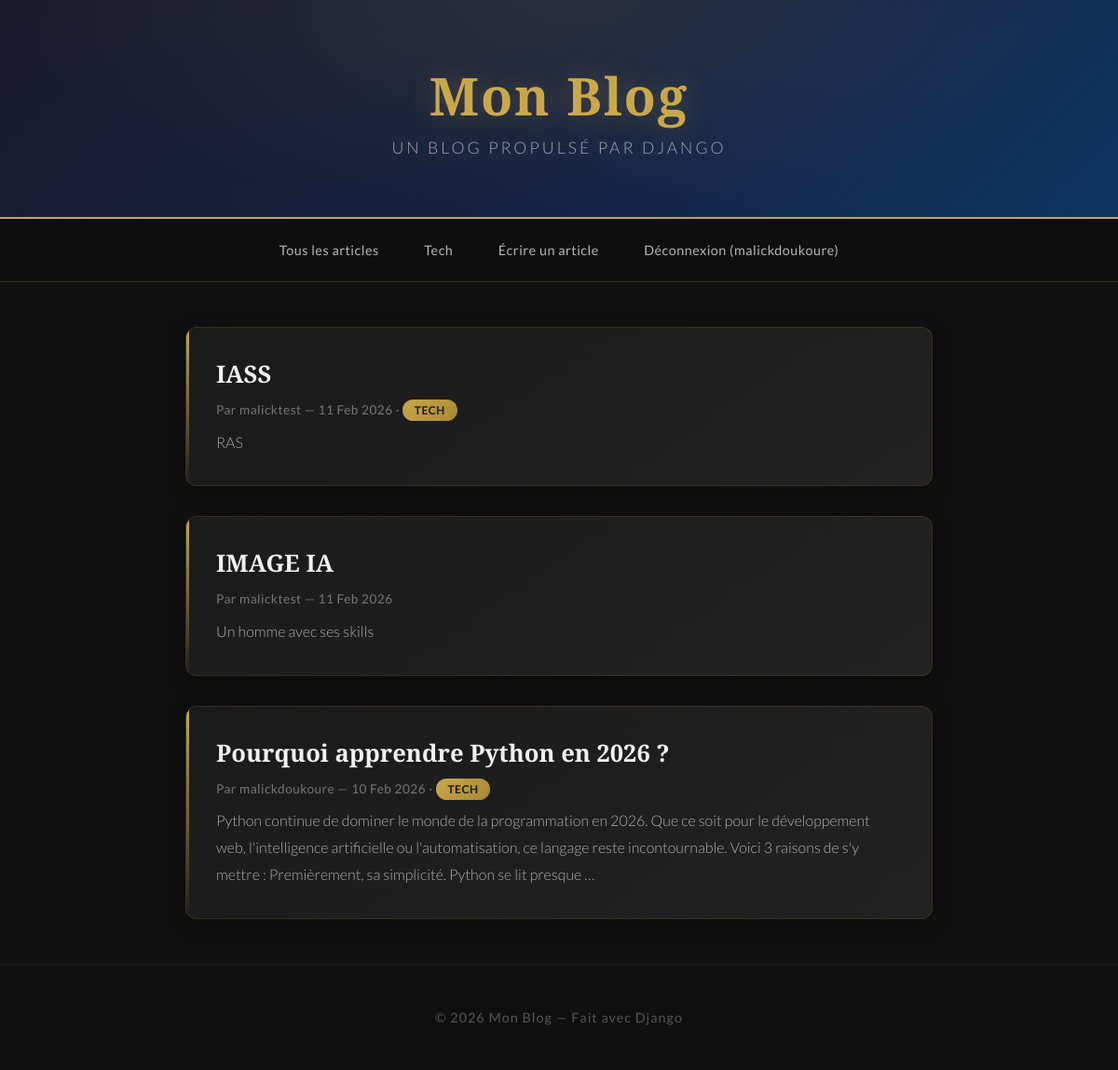
The app's page / (signed in) with its own data.
### blog/models.py (models this page shows, shortened)
class Category(models.Model):
    name = models.CharField(max_length=100)
    def __str__(self):
        return self.name
    class Meta:
        verbose_name_plural = "categories"

class Article(models.Model):
    title = models.CharField(max_length=200)
    content = models.TextField()
    image = models.ImageField(upload_to='articles/', blank=True, null=True)
    author = models.ForeignKey(User, on_delete=models.CASCADE)
    category = models.ForeignKey(Category, on_delete=models.SET_NULL, null=True, blank=True)
    likes = models.ManyToManyField(User, related_name='liked_articles', blank=True)
    created_at = models.DateTimeField(auto_now_add=True)
    updated_at = models.DateTimeField(auto_now=True)
    class Meta:
        ordering = ['-created_at']

### blog/views.py (the view)
# urls.py: path('', views.article_list, name='article_list'),
def article_list(request):
    articles = Article.objects.all()
    categories = Category.objects.all()
    return render(request, 'blog/article_list.html', {
        'articles': articles,
        'categories': categories,
    })

### blog/templates/blog/article_list.html (shortened to what this page needs)
{% extends 'blog/base.html' %}
{% block content %}
    {% for article in articles %}
        <div class="article-card">
            <h2><a href="{% url 'article_detail' article.pk %}">{{ article.title }}</a></h2>
            <p class="article-meta">
                Par {{ article.author }} — {{ article.created_at|date:"d M Y" }}
                {% if article.category %}
                    · <a href="{% url 'category_articles' article.category.pk %}" class="category-tag">{{ article.category }}</a>
                {% endif %}
            </p>
            <p class="article-excerpt">{{ article.content|truncatewords:40 }}</p>
        </div>
    {% empty %}
        <p>Aucun article pour le moment.</p>
    {% endfor %}
{% endblock %}

### blog/templates/blog/base.html (shortened to what this page needs)
{% load static %}
<!DOCTYPE html>
<html lang="fr">
<head>
    <link rel="stylesheet" href="{% static 'blog/css/style.css' %}">
</head>
<body>
    <header>
        <h1><a href="{% url 'article_list' %}">Mon Blog</a></h1>
        <p>Un blog propulsé par Django</p>
    </header>
    <nav>
        <a href="{% url 'article_list' %}">Tous les articles</a>
        {% for cat in categories %}
            <a href="{% url 'category_articles' cat.pk %}">{{ cat.name }}</a>
        {% endfor %}
        {% if user.is_authenticated %}
            <a href="{% url 'article_create' %}">Écrire un article</a>
            <form method="post" action="{% url 'logout' %}" style="display: inline;">
                <button type="submit" class="nav-logout">Déconnexion ({{ user.username }})</button>
            </form>
        {% else %}
            <a href="{% url 'login' %}">Connexion</a>
            <a href="{% url 'register' %}">Inscription</a>
        {% endif %}
    </nav>
    <div class="container">
        {% block content %}{% endblock %}
    </div>
    <footer>
        <p>© 2026 Mon Blog — Fait avec Django</p>
    </footer>
</body>
</html>

### blog/static/blog/css/style.css (style rules this page uses)
* { margin: 0; padding: 0; box-sizing: border-box; }
body { font-family: 'Lato', sans-serif; background: #0f0f0f; color: #e0e0e0; min-height: 100vh; }
header { background: linear-gradient(135deg, #1a1a2e 0%, #16213e 50%, #0f3460 100%); color: white; padding: 4rem 2rem; text-align: center; border-bottom: 2px solid #c9a84c; position: relative; overflow: hidden; }
header::before { content: ''; position: absolute; top: 0; left: 0; right: 0; bottom: 0; background: radial-gradient(ellipse at top, rgba(201, 168, 76, 0.1) 0%, transparent 70%); }
header h1 { font-family: 'Playfair Display', serif; font-size: 3.5rem; font-weight: 900; margin-bottom: 0.5rem; letter-spacing: 2px; position: relative; }
header h1 a { color: #c9a84c; text-decoration: none; text-shadow: 0 0 30px rgba(201, 168, 76, 0.3); transition: text-shadow 0.3s ease; }
header p { font-size: 1.1rem; color: rgba(255, 255, 255, 0.6); font-weight: 300; letter-spacing: 3px; text-transform: uppercase; position: relative; }
nav { background: rgba(15, 15, 15, 0.95); padding: 1rem 2rem; display: flex; gap: 0.5rem; flex-wrap: wrap; justify-content: center; align-items: center; border-bottom: 1px solid rgba(201, 168, 76, 0.2); backdrop-filter: blur(10px); }
nav a { color: rgba(255, 255, 255, 0.7); text-decoration: none; padding: 0.5rem 1.2rem; border-radius: 25px; font-size: 0.9rem; letter-spacing: 0.5px; transition: all 0.3s ease; border: 1px solid transparent; }
.container { max-width: 850px; margin: 3rem auto; padding: 0 1.5rem; }
.article-card { background: linear-gradient(145deg, #1a1a1a, #222222); padding: 2rem; margin-bottom: 2rem; border-radius: 12px; border: 1px solid rgba(201, 168, 76, 0.15); box-shadow: 0 4px 20px rgba(0, 0, 0, 0.3); transition: all 0.4s ease; position: relative; overflow: hidden; }
.article-card::before { content: ''; position: absolute; top: 0; left: 0; width: 3px; height: 100%; background: linear-gradient(to bottom, #c9a84c, transparent); }
.article-card h2 { font-family: 'Playfair Display', serif; font-size: 1.6rem; margin-bottom: 0.5rem; }
.article-card h2 a { color: #f0f0f0; text-decoration: none; transition: color 0.3s ease; }
.article-meta { color: rgba(255, 255, 255, 0.4); font-size: 0.85rem; margin: 0.8rem 0; letter-spacing: 0.5px; }
.article-excerpt { line-height: 1.8; color: rgba(255, 255, 255, 0.65); font-weight: 300; }
.category-tag { background: linear-gradient(135deg, #c9a84c, #a88832); color: #1a1a1a; padding: 0.25rem 0.8rem; border-radius: 20px; font-size: 0.75rem; text-decoration: none; font-weight: 700; letter-spacing: 0.5px; text-transform: uppercase; transition: all 0.3s ease; }
footer { text-align: center; padding: 3rem 2rem; color: rgba(255, 255, 255, 0.3); margin-top: 3rem; border-top: 1px solid rgba(201, 168, 76, 0.1); letter-spacing: 1px; font-size: 0.9rem; }
.nav-logout { background: none; border: 1px solid transparent; color: rgba(255, 255, 255, 0.7); font-size: 0.9rem; cursor: pointer; padding: 0.5rem 1.2rem; border-radius: 25px; font-family: 'Lato', sans-serif; letter-spacing: 0.5px; transition: all 0.3s ease; }

### records on screen
Category: name "Tech"
Article: title "IASS", author "malicktest", created_at "11 Feb 2026", category "TECH", content "RAS"
Article: title "IMAGE IA", author "malicktest", created_at "11 Feb 2026", content "Un homme avec ses skills"
Article: title "Pourquoi apprendre Python en 2026 ?", author "malickdoukoure", created_at "10 Feb 2026", category "TECH", content "Python continue de dominer le monde de la programmation en 2026. Que ce soit pour le développement web, l'intelligence artificielle ou l'automatisation, ce langage reste incontournable. Voici 3 raisons de s'y mettre : Premièrement, sa simplicité. Python se lit presque …"

### other values on screen
{{ user.username }} "malickdoukoure"
